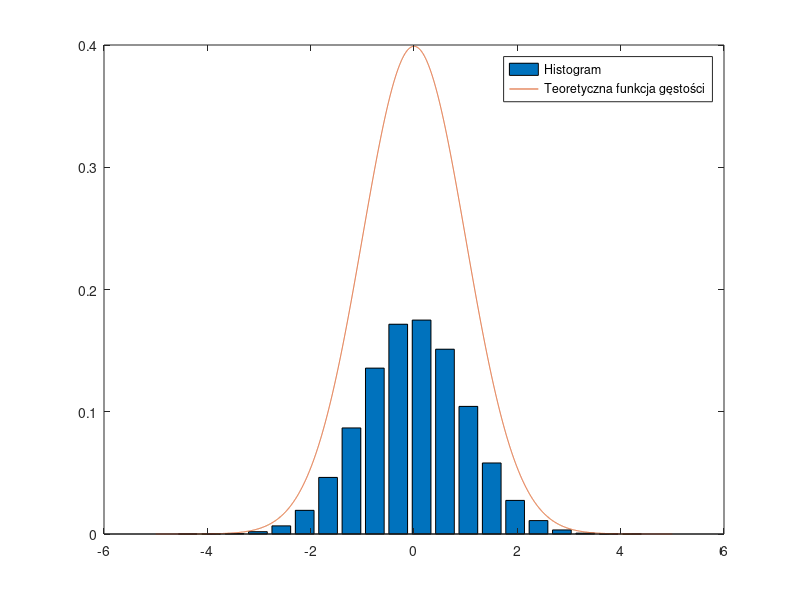
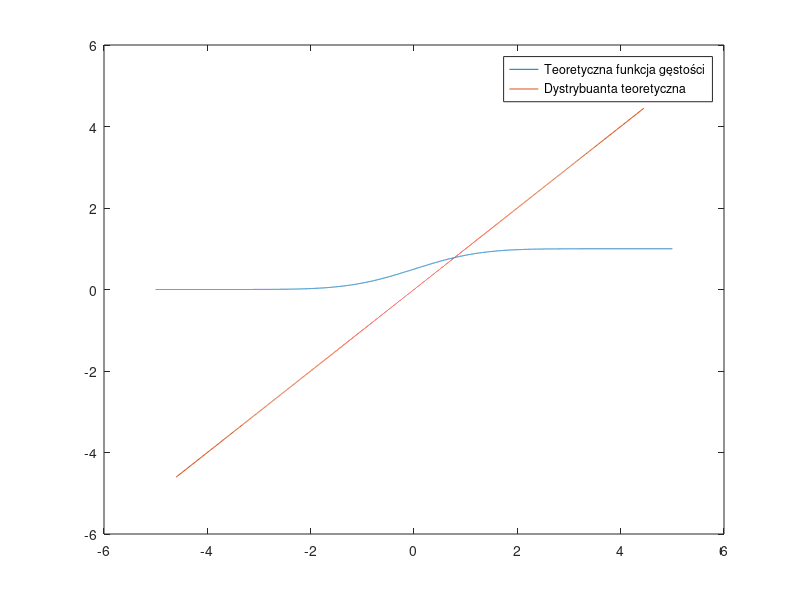

Write MATLAB code to recreate these figures, in order.
clear all
close all
clc


sigma = 1;
mi = 0;

N = 100000;

X = randn(N, 1) * sigma + mi;

X = sort(X);

C = []
s = 0;
for xi = X
    s = s + xi;
    C = [C, s];
end



[counts,centers] = hist(X, 20);
bar(centers, counts/sum(counts)); hold on
plot([-5:0.001:5], normpdf([-5:0.001:5]) );

legend("Histogram","Teoretyczna funkcja gęstości")


figure 

% plot([-5:0.001:5], normpdf([-5:0.001:5]) ); 
plot([-5:0.001:5], normcdf([-5:0.001:5]) ); hold on
plot(X, C ); hold on


legend("Teoretyczna funkcja gęstości","Dystrybuanta teoretyczna ")




